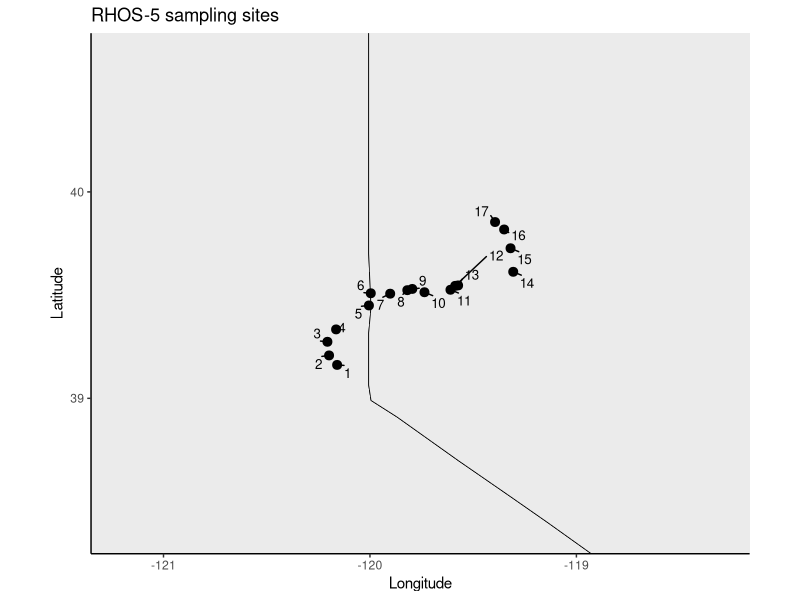
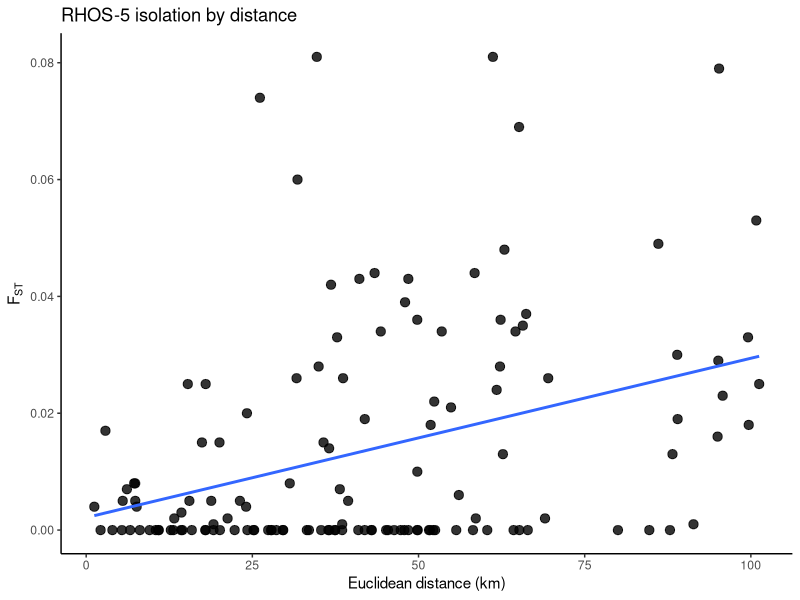

Recreate these plots in R, in order. (Note: this script raises an error after producing the figures.)
# -----------------------------
# RHOS-5 Lahontan speckled dace
# Truckee River, 2008
# pairwise FST matrix + site coordinates + map + IBD plot
# -----------------------------

library(ggplot2)
library(ggrepel)
library(geosphere)
library(maps)

# ------------------------------
# paths
# ------------------------------
save_dir <- "/Users/johnmccall/Library/CloudStorage/OneDrive-TheOhioStateUniversity/Spring_2026/Landgen_DGS/DGS-Patterns-of-Fish-Diversity/DGS-Patterns-of-Fish-Diversity/Objective 2/Data/RHOS-5"

# -----------------------------
# 0) site coordinates
# Table 1 in Peacock et al. 2016
# site numbering matches FST matrix order below
# -----------------------------
RHOS_5_coords <- data.frame(
  site = as.character(1:17),
  site_name = c(
    "TahoeB", "TahoeC", "TahoeA", "TrkC", "FaradC",
    "VerdiC", "VerdiB",
    "RenoC", "RenoB", "RenoA",
    "McRC", "McRB", "McRA",
    "WadsC", "NixonA", "NixonB", "NixonC"
  ),
  lat = c(
    39.162, 39.208, 39.274, 39.334, 39.450,
    39.509, 39.507,
    39.524, 39.530, 39.514,
    39.526, 39.545, 39.547,
    39.613, 39.727, 39.818, 39.854
  ),
  lon = c(
    -120.159, -120.198, -120.206, -120.164, -120.005,
    -119.996, -119.902,
    -119.819, -119.795, -119.736,
    -119.610, -119.587, -119.573,
    -119.306, -119.319, -119.350, -119.394
  ),
  stringsAsFactors = FALSE
)

# -----------------------------
# 1) map
# -----------------------------
usa <- map_data("state")
can <- map_data("world", region = "Canada")

xpad <- 1.0
ypad <- 0.8

xlim_map <- c(min(RHOS_5_coords$lon) - xpad, max(RHOS_5_coords$lon) + xpad)
ylim_map <- c(min(RHOS_5_coords$lat) - ypad, max(RHOS_5_coords$lat) + ypad)

ggplot() +
  geom_polygon(data = usa, aes(x = long, y = lat, group = group),
               fill = "grey92", color = "black", linewidth = 0.25) +
  geom_polygon(data = can, aes(x = long, y = lat, group = group),
               fill = "grey86", color = "black", linewidth = 0.25) +
  geom_point(data = RHOS_5_coords, aes(x = lon, y = lat), size = 2.7) +
  ggrepel::geom_text_repel(
    data = RHOS_5_coords,
    aes(x = lon, y = lat, label = site),
    size = 3.4,
    seed = 1,
    min.segment.length = 0
  ) +
  coord_fixed(xlim = xlim_map, ylim = ylim_map) +
  theme_classic() +
  labs(x = "Longitude", y = "Latitude", title = "RHOS-5 sampling sites")

# -----------------------------
# 2) geographic distance matrix
# -----------------------------
geo_dist_km <- geosphere::distm(
  as.matrix(RHOS_5_coords[, c("lon", "lat")]),
  fun = geosphere::distHaversine
) / 1000

rownames(geo_dist_km) <- RHOS_5_coords$site
colnames(geo_dist_km) <- RHOS_5_coords$site

# -----------------------------
# 3) helper
# -----------------------------
fill_sym_from_lower <- function(pops, vals, diag_val = 0) {
  n <- length(pops)
  stopifnot(length(vals) == n * (n - 1) / 2)

  mat <- matrix(0, nrow = n, ncol = n, dimnames = list(pops, pops))

  k <- 1
  for (i in 2:n) {
    for (j in 1:(i - 1)) {
      mat[i, j] <- vals[k]
      mat[j, i] <- vals[k]
      k <- k + 1
    }
  }

  diag(mat) <- diag_val
  mat
}

# -----------------------------
# 4) pairwise FST matrix
# S5 Table (D): Lahontan speckled dace, 2008
# lower triangle, row-wise order
# note: parsed header omitted McRC, but row structure clearly includes it
# -----------------------------
fst_vals <- c(
  # 2
  0.007,

  # 3
  -0.007, 0.005,

  # 4
  0.001, 0.003, 0.004,

  # 5
  0.081, 0.026, 0.074, 0.005,

  # 6
  0.043, 0.033, 0.060, -0.003, -0.016,

  # 7
  0.034, 0.019, 0.042, -0.021, -0.071, -0.038,

  # 8
  0.036, 0.039, 0.044, -0.003, 0.025, 0.025, 0.008,

  # 9
  0.000, -0.040, -0.002, -0.022, -0.020, 0.015, -0.024, -0.008,

  # 10
  0.034, 0.022, 0.043, -0.002, 0.020, -0.012, -0.012, 0.008, -0.009,

  # 11
  0.028, 0.024, 0.044, -0.002, 0.028, -0.001, -0.016, -0.002, -0.003, -0.005,

  # 12
  0.069, 0.034, 0.081, 0.021, -0.015, -0.003, -0.037, 0.015, -0.009, 0.002, 0.017,

  # 13
  0.037, 0.035, 0.036, 0.006, 0.026, -0.003, -0.034, 0.002, -0.022, -0.005, 0.000, 0.004,

  # 14
  0.030, 0.019, 0.049, -0.003, 0.013, -0.013, -0.009, -0.010, -0.014, 0.001, -0.004, 0.000, 0.004,

  # 15
  0.023, 0.029, 0.001, -0.015, -0.018, 0.048, -0.052, -0.007, -0.018, -0.019, -0.015, 0.008, -0.042, 0.000,

  # 16
  0.053, 0.033, 0.079, 0.013, 0.026, -0.007, 0.002, 0.018, 0.010, 0.000, 0.005, 0.014, 0.015, 0.005, 0.000,

  # 17
  0.025, 0.018, 0.016, -0.005, 0.002, -0.006, -0.030, -0.006, -0.013, -0.005, -0.004, 0.007, -0.006, -0.043, 0.005, 0.005
)

RHOS_5_fst <- fill_sym_from_lower(
  pops = RHOS_5_coords$site,
  vals = fst_vals,
  diag_val = 0
)

RHOS_5_fst[RHOS_5_fst < 0] <- 0

# -----------------------------
# 5) pairwise dataframe for IBD plot
# -----------------------------
ibd_df <- data.frame(
  site1   = rownames(RHOS_5_fst)[row(RHOS_5_fst)[upper.tri(RHOS_5_fst)]],
  site2   = colnames(RHOS_5_fst)[col(RHOS_5_fst)[upper.tri(RHOS_5_fst)]],
  fst     = RHOS_5_fst[upper.tri(RHOS_5_fst)],
  dist_km = geo_dist_km[upper.tri(geo_dist_km)],
  stringsAsFactors = FALSE
)

# -----------------------------
# 6) IBD plot
# -----------------------------
ggplot(ibd_df, aes(x = dist_km, y = fst)) +
  geom_point(size = 2.8, alpha = 0.8) +
  geom_smooth(method = "lm", se = FALSE) +
  theme_classic() +
  labs(
    x = "Euclidean distance (km)",
    y = expression(F[ST]),
    title = "RHOS-5 isolation by distance"
  )

# -----------------------------
# 7) quick checks
# -----------------------------
stopifnot(identical(rownames(RHOS_5_fst), RHOS_5_coords$site))
stopifnot(identical(colnames(RHOS_5_fst), RHOS_5_coords$site))
stopifnot(isTRUE(all.equal(RHOS_5_fst, t(RHOS_5_fst))))
stopifnot(length(fst_vals) == nrow(RHOS_5_coords) * (nrow(RHOS_5_coords) - 1) / 2)

# -----------------------------
# 8) save RData
# -----------------------------
out_dir <- file.path(save_dir, "data")
if (!dir.exists(out_dir)) {
  dir.create(out_dir, recursive = TRUE)
}

RHOS_5_coords <- RHOS_5_coords[, c("site", "lat", "lon")]

save(
  RHOS_5_fst,
  RHOS_5_coords,
  file = file.path(out_dir, "RHOS-5.RData")
)
